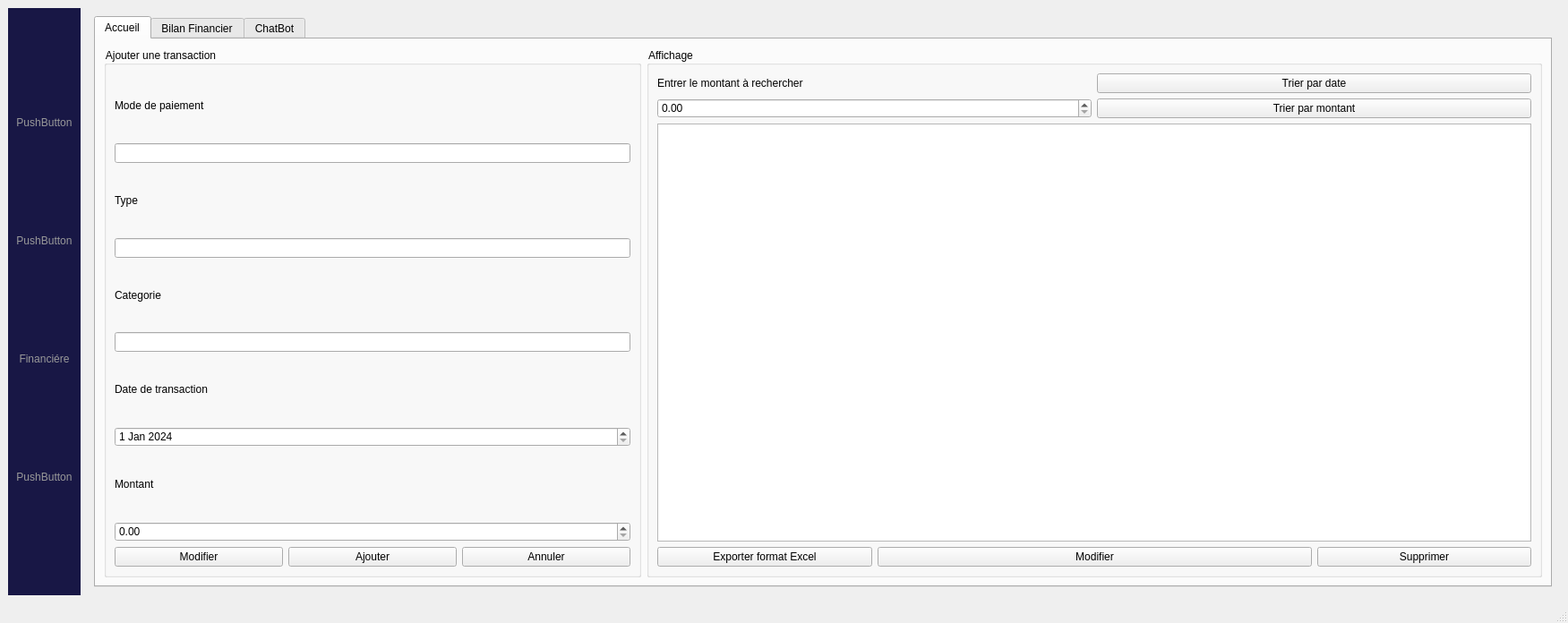
<?xml version="1.0" encoding="UTF-8"?>
<ui version="4.0">
 <class>finance</class>
 <widget class="QMainWindow" name="finance">
  <property name="geometry">
   <rect>
    <x>0</x>
    <y>0</y>
    <width>1751</width>
    <height>696</height>
   </rect>
  </property>
  <property name="windowTitle">
   <string>finance</string>
  </property>
  <property name="styleSheet">
   <string notr="true">alternate-background-color: qlineargradient(spread:pad, x1:0, y1:0, x2:1, y2:0, stop:0 rgba(255, 0, 0, 255), stop:1 rgba(255, 255, 255, 255));</string>
  </property>
  <widget class="QWidget" name="centralwidget">
   <property name="styleSheet">
    <string notr="true"/>
   </property>
   <layout class="QHBoxLayout" name="horizontalLayout_2">
    <item>
     <layout class="QHBoxLayout" name="horizontalLayout">
      <item>
       <widget class="QWidget" name="verticalWidget" native="true">
        <property name="styleSheet">
         <string notr="true">
QPushButton
{
   border:0px
}
QWidget{
background-color: #181745;
}
QPushButton:hover
{
   color:rgb(255, 255, 255);
}
QPushButton{
font: 25 10pt &quot;Nunito&quot;;
color: rgb(153, 153, 153)
}</string>
        </property>
        <layout class="QVBoxLayout" name="verticalLayout">
         <item>
          <widget class="QPushButton" name="pushButton_2">
           <property name="text">
            <string>PushButton</string>
           </property>
          </widget>
         </item>
         <item>
          <widget class="QPushButton" name="pushButton_4">
           <property name="text">
            <string>PushButton</string>
           </property>
          </widget>
         </item>
         <item>
          <widget class="QPushButton" name="pushButton_3">
           <property name="text">
            <string>Financiére</string>
           </property>
          </widget>
         </item>
         <item>
          <widget class="QPushButton" name="pushButton">
           <property name="text">
            <string>PushButton</string>
           </property>
          </widget>
         </item>
        </layout>
       </widget>
      </item>
      <item>
       <widget class="QStackedWidget" name="stackedWidget">
        <property name="styleSheet">
         <string notr="true"/>
        </property>
        <widget class="QWidget" name="page">
         <layout class="QHBoxLayout" name="horizontalLayout_3">
          <item>
           <widget class="QTabWidget" name="tabWidget">
            <property name="styleSheet">
             <string notr="true"/>
            </property>
            <property name="currentIndex">
             <number>0</number>
            </property>
            <widget class="QWidget" name="tab">
             <attribute name="title">
              <string>Accueil</string>
             </attribute>
             <layout class="QHBoxLayout" name="horizontalLayout_4">
              <item>
               <widget class="QGroupBox" name="groupBox_finance">
                <property name="title">
                 <string>Ajouter une transaction</string>
                </property>
                <layout class="QVBoxLayout" name="verticalLayout_2">
                 <item>
                  <widget class="QLabel" name="label">
                   <property name="text">
                    <string>Mode de paiement</string>
                   </property>
                  </widget>
                 </item>
                 <item>
                  <widget class="QLineEdit" name="mode_line"/>
                 </item>
                 <item>
                  <widget class="QLabel" name="label_2">
                   <property name="text">
                    <string>Type</string>
                   </property>
                  </widget>
                 </item>
                 <item>
                  <widget class="QLineEdit" name="type_line"/>
                 </item>
                 <item>
                  <widget class="QLabel" name="label_3">
                   <property name="text">
                    <string>Categorie</string>
                   </property>
                  </widget>
                 </item>
                 <item>
                  <widget class="QLineEdit" name="cate_line"/>
                 </item>
                 <item>
                  <widget class="QLabel" name="label_4">
                   <property name="text">
                    <string>Date de transaction</string>
                   </property>
                  </widget>
                 </item>
                 <item>
                  <widget class="QDateEdit" name="date_line">
                   <property name="dateTime">
                    <datetime>
                     <hour>0</hour>
                     <minute>0</minute>
                     <second>0</second>
                     <year>2024</year>
                     <month>1</month>
                     <day>1</day>
                    </datetime>
                   </property>
                  </widget>
                 </item>
                 <item>
                  <widget class="QLabel" name="label_5">
                   <property name="text">
                    <string>Montant</string>
                   </property>
                  </widget>
                 </item>
                 <item>
                  <widget class="QDoubleSpinBox" name="montant_line">
                   <property name="maximum">
                    <double>999999999.990000009536743</double>
                   </property>
                  </widget>
                 </item>
                 <item>
                  <layout class="QHBoxLayout" name="horizontalLayout_5">
                   <item>
                    <widget class="QPushButton" name="update_finance">
                     <property name="text">
                      <string>Modifier</string>
                     </property>
                    </widget>
                   </item>
                   <item>
                    <widget class="QPushButton" name="ajouter_line">
                     <property name="text">
                      <string>Ajouter</string>
                     </property>
                    </widget>
                   </item>
                   <item>
                    <widget class="QPushButton" name="annuler">
                     <property name="text">
                      <string>Annuler</string>
                     </property>
                    </widget>
                   </item>
                  </layout>
                 </item>
                </layout>
               </widget>
              </item>
              <item>
               <widget class="QGroupBox" name="groupBox_2">
                <property name="minimumSize">
                 <size>
                  <width>1000</width>
                  <height>0</height>
                 </size>
                </property>
                <property name="title">
                 <string>Affichage</string>
                </property>
                <layout class="QGridLayout" name="gridLayout">
                 <item row="0" column="0">
                  <widget class="QLabel" name="label_6">
                   <property name="text">
                    <string>Entrer le montant à rechercher </string>
                   </property>
                  </widget>
                 </item>
                 <item row="0" column="2" colspan="2">
                  <widget class="QPushButton" name="sortdate">
                   <property name="text">
                    <string>Trier par date</string>
                   </property>
                  </widget>
                 </item>
                 <item row="1" column="0" colspan="2">
                  <widget class="QDoubleSpinBox" name="finance_montant">
                   <property name="maximum">
                    <double>99999999.989999994635582</double>
                   </property>
                  </widget>
                 </item>
                 <item row="1" column="2" colspan="2">
                  <widget class="QPushButton" name="sortmontant">
                   <property name="text">
                    <string>Trier par montant</string>
                   </property>
                  </widget>
                 </item>
                 <item row="2" column="0" colspan="4">
                  <widget class="QTableView" name="finance_table"/>
                 </item>
                 <item row="3" column="0">
                  <widget class="QPushButton" name="csv">
                   <property name="text">
                    <string>Exporter format Excel</string>
                   </property>
                  </widget>
                 </item>
                 <item row="3" column="1" colspan="2">
                  <widget class="QPushButton" name="modifier_finance">
                   <property name="text">
                    <string>Modifier</string>
                   </property>
                  </widget>
                 </item>
                 <item row="3" column="3">
                  <widget class="QPushButton" name="supprimer">
                   <property name="text">
                    <string>Supprimer</string>
                   </property>
                  </widget>
                 </item>
                </layout>
               </widget>
              </item>
             </layout>
            </widget>
            <widget class="QWidget" name="tab_2">
             <attribute name="title">
              <string>Bilan Financier</string>
             </attribute>
             <layout class="QHBoxLayout" name="horizontalLayout_8">
              <item>
               <spacer name="horizontalSpacer">
                <property name="orientation">
                 <enum>Qt::Horizontal</enum>
                </property>
                <property name="sizeType">
                 <enum>QSizePolicy::Fixed</enum>
                </property>
                <property name="sizeHint" stdset="0">
                 <size>
                  <width>100</width>
                  <height>20</height>
                 </size>
                </property>
               </spacer>
              </item>
              <item>
               <layout class="QVBoxLayout" name="verticalLayout_3">
                <item>
                 <widget class="QLabel" name="label_7">
                  <property name="font">
                   <font>
                    <pointsize>12</pointsize>
                   </font>
                  </property>
                  <property name="text">
                   <string>Résultat financiére</string>
                  </property>
                 </widget>
                </item>
                <item>
                 <layout class="QHBoxLayout" name="horizontalLayout_6">
                  <item>
                   <widget class="QLabel" name="label_8">
                    <property name="font">
                     <font>
                      <pointsize>12</pointsize>
                     </font>
                    </property>
                    <property name="text">
                     <string>Total nombre de transaction</string>
                    </property>
                   </widget>
                  </item>
                  <item>
                   <widget class="QLabel" name="total_nb_finance">
                    <property name="font">
                     <font>
                      <pointsize>12</pointsize>
                     </font>
                    </property>
                    <property name="text">
                     <string>5</string>
                    </property>
                   </widget>
                  </item>
                 </layout>
                </item>
                <item>
                 <layout class="QHBoxLayout" name="horizontalLayout_7">
                  <item>
                   <widget class="QLabel" name="label_10">
                    <property name="font">
                     <font>
                      <pointsize>12</pointsize>
                     </font>
                    </property>
                    <property name="text">
                     <string>Total</string>
                    </property>
                   </widget>
                  </item>
                  <item>
                   <widget class="QLabel" name="total_finance">
                    <property name="font">
                     <font>
                      <pointsize>12</pointsize>
                     </font>
                    </property>
                    <property name="text">
                     <string>100</string>
                    </property>
                   </widget>
                  </item>
                 </layout>
                </item>
               </layout>
              </item>
              <item>
               <spacer name="horizontalSpacer_2">
                <property name="orientation">
                 <enum>Qt::Horizontal</enum>
                </property>
                <property name="sizeType">
                 <enum>QSizePolicy::Fixed</enum>
                </property>
                <property name="sizeHint" stdset="0">
                 <size>
                  <width>100</width>
                  <height>20</height>
                 </size>
                </property>
               </spacer>
              </item>
             </layout>
            </widget>
            <widget class="QWidget" name="tab_3">
             <attribute name="title">
              <string>ChatBot</string>
             </attribute>
            </widget>
           </widget>
          </item>
         </layout>
        </widget>
        <widget class="QWidget" name="page_2"/>
       </widget>
      </item>
     </layout>
    </item>
   </layout>
  </widget>
  <widget class="QMenuBar" name="menubar">
   <property name="geometry">
    <rect>
     <x>0</x>
     <y>0</y>
     <width>1751</width>
     <height>25</height>
    </rect>
   </property>
  </widget>
  <widget class="QStatusBar" name="statusbar"/>
 </widget>
 <resources/>
 <connections/>
</ui>
